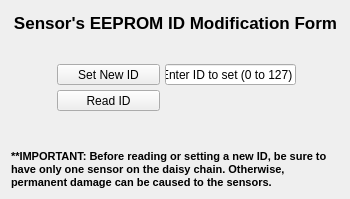
<?xml version="1.0" encoding="UTF-8"?>
<ui version="4.0">
 <class>ChangeSensorIDForm</class>
 <widget class="QWidget" name="ChangeSensorIDForm">
  <property name="geometry">
   <rect>
    <x>0</x>
    <y>0</y>
    <width>350</width>
    <height>199</height>
   </rect>
  </property>
  <property name="windowTitle">
   <string>Form</string>
  </property>
  <widget class="QLabel" name="textNoticeLabel">
   <property name="geometry">
    <rect>
     <x>11</x>
     <y>144</y>
     <width>331</width>
     <height>51</height>
    </rect>
   </property>
   <property name="font">
    <font>
     <pointsize>8</pointsize>
     <weight>75</weight>
     <bold>true</bold>
    </font>
   </property>
   <property name="text">
    <string>**IMPORTANT: Before reading or setting a new ID, be sure to have only one sensor on the daisy chain. Otherwise, permanent damage can be caused to the sensors.</string>
   </property>
   <property name="alignment">
    <set>Qt::AlignLeading|Qt::AlignLeft|Qt::AlignVCenter</set>
   </property>
   <property name="wordWrap">
    <bool>true</bool>
   </property>
  </widget>
  <widget class="QPushButton" name="SetNewIDPushButton">
   <property name="geometry">
    <rect>
     <x>57</x>
     <y>64</y>
     <width>103</width>
     <height>21</height>
    </rect>
   </property>
   <property name="text">
    <string>Set New ID</string>
   </property>
  </widget>
  <widget class="QLineEdit" name="IDToSetLineEdit">
   <property name="geometry">
    <rect>
     <x>165</x>
     <y>64</y>
     <width>131</width>
     <height>21</height>
    </rect>
   </property>
   <property name="text">
    <string>Enter ID to set (0 to 127)</string>
   </property>
   <property name="alignment">
    <set>Qt::AlignCenter</set>
   </property>
  </widget>
  <widget class="QLabel" name="CurrentIDLabel">
   <property name="geometry">
    <rect>
     <x>164</x>
     <y>94</y>
     <width>131</width>
     <height>16</height>
    </rect>
   </property>
   <property name="font">
    <font>
     <pointsize>8</pointsize>
    </font>
   </property>
   <property name="text">
    <string/>
   </property>
   <property name="alignment">
    <set>Qt::AlignCenter</set>
   </property>
  </widget>
  <widget class="QLabel" name="label_3">
   <property name="geometry">
    <rect>
     <x>130</x>
     <y>10</y>
     <width>46</width>
     <height>13</height>
    </rect>
   </property>
   <property name="text">
    <string/>
   </property>
  </widget>
  <widget class="QLabel" name="label_4">
   <property name="geometry">
    <rect>
     <x>5</x>
     <y>7</y>
     <width>341</width>
     <height>31</height>
    </rect>
   </property>
   <property name="font">
    <font>
     <pointsize>13</pointsize>
     <weight>75</weight>
     <bold>true</bold>
    </font>
   </property>
   <property name="text">
    <string>Sensor's EEPROM ID Modification Form</string>
   </property>
   <property name="alignment">
    <set>Qt::AlignCenter</set>
   </property>
  </widget>
  <widget class="QPushButton" name="ReadIDPushButton">
   <property name="geometry">
    <rect>
     <x>57</x>
     <y>90</y>
     <width>103</width>
     <height>21</height>
    </rect>
   </property>
   <property name="text">
    <string>Read ID</string>
   </property>
  </widget>
 </widget>
 <resources/>
 <connections/>
</ui>
